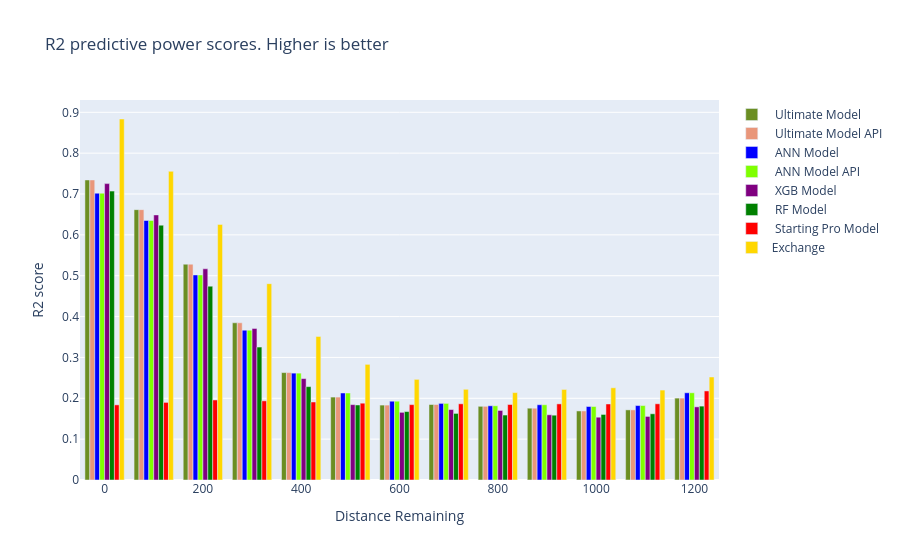

Source (notebook cell):
### Code cell
plot_r2_scores(test_df)

### Figure 1 — Plotly figure (JSON) as saved in the notebook; plotly's stock layout.template omitted (floating-point values rounded to 4 significant figures)
{"data": [{"marker": {"color": "olivedrab"}, "name": " Ultimate Model", "type": "bar", "x": [1200, 1100, 1000, 900, 800, 700, 600, 500, 400, 300, 200, 100, 0], "y": [0.2005, 0.1716, 0.169, 0.1758, 0.1803, 0.1848, 0.1834, 0.203, 0.2629, 0.3848, 0.5282, 0.6617, 0.7344]}, {"marker": {"color": "darksalmon"}, "name": " Ultimate Model API", "type": "bar", "x": [1200, 1100, 1000, 900, 800, 700, 600, 500, 400, 300, 200, 100, 0], "y": [0.2005, 0.1716, 0.169, 0.1758, 0.1803, 0.1848, 0.1834, 0.203, 0.2629, 0.3848, 0.5282, 0.6617, 0.7344]}, {"marker": {"color": "blue"}, "name": " ANN Model", "type": "bar", "x": [1200, 1100, 1000, 900, 800, 700, 600, 500, 400, 300, 200, 100, 0], "y": [0.2135, 0.1822, 0.1799, 0.1842, 0.1816, 0.1875, 0.1928, 0.2129, 0.2616, 0.3668, 0.5019, 0.6351, 0.7021]}, {"marker": {"color": "chartreuse"}, "name": " ANN Model API", "type": "bar", "x": [1200, 1100, 1000, 900, 800, 700, 600, 500, 400, 300, 200, 100, 0], "y": [0.2135, 0.1822, 0.1799, 0.1842, 0.1816, 0.1875, 0.1928, 0.2129, 0.2616, 0.3668, 0.5019, 0.6351, 0.7021]}, {"marker": {"color": "purple"}, "name": " XGB Model", "type": "bar", "x": [1200, 1100, 1000, 900, 800, 700, 600, 500, 400, 300, 200, 100, 0], "y": [0.1791, 0.1556, 0.1537, 0.1596, 0.1702, 0.1724, 0.1656, 0.1845, 0.2482, 0.371, 0.5169, 0.6488, 0.7255]}, {"marker": {"color": "green"}, "name": " RF Model", "type": "bar", "x": [1200, 1100, 1000, 900, 800, 700, 600, 500, 400, 300, 200, 100, 0], "y": [0.1809, 0.1621, 0.1604, 0.1586, 0.159, 0.163, 0.1676, 0.1837, 0.2285, 0.3252, 0.4744, 0.6237, 0.7071]}, {"marker": {"color": "red"}, "name": " Starting Pro Model", "type": "bar", "x": [1200, 1100, 1000, 900, 800, 700, 600, 500, 400, 300, 200, 100, 0], "y": [0.218, 0.1865, 0.1861, 0.1863, 0.1848, 0.1865, 0.1845, 0.188, 0.1909, 0.1938, 0.1959, 0.1899, 0.1839]}, {"marker": {"color": "gold"}, "name": "Exchange", "type": "bar", "x": [1200, 1100, 1000, 900, 800, 700, 600, 500, 400, 300, 200, 100, 0], "y": [0.2521, 0.2202, 0.2257, 0.2216, 0.2139, 0.222, 0.2463, 0.2831, 0.3514, 0.4806, 0.6256, 0.7556, 0.8836]}], "layout": {"title": {"text": "R2 predictive power scores. Higher is better"}, "xaxis": {"title": {"text": "Distance Remaining"}}, "yaxis": {"title": {"text": "R2 score"}}}}
